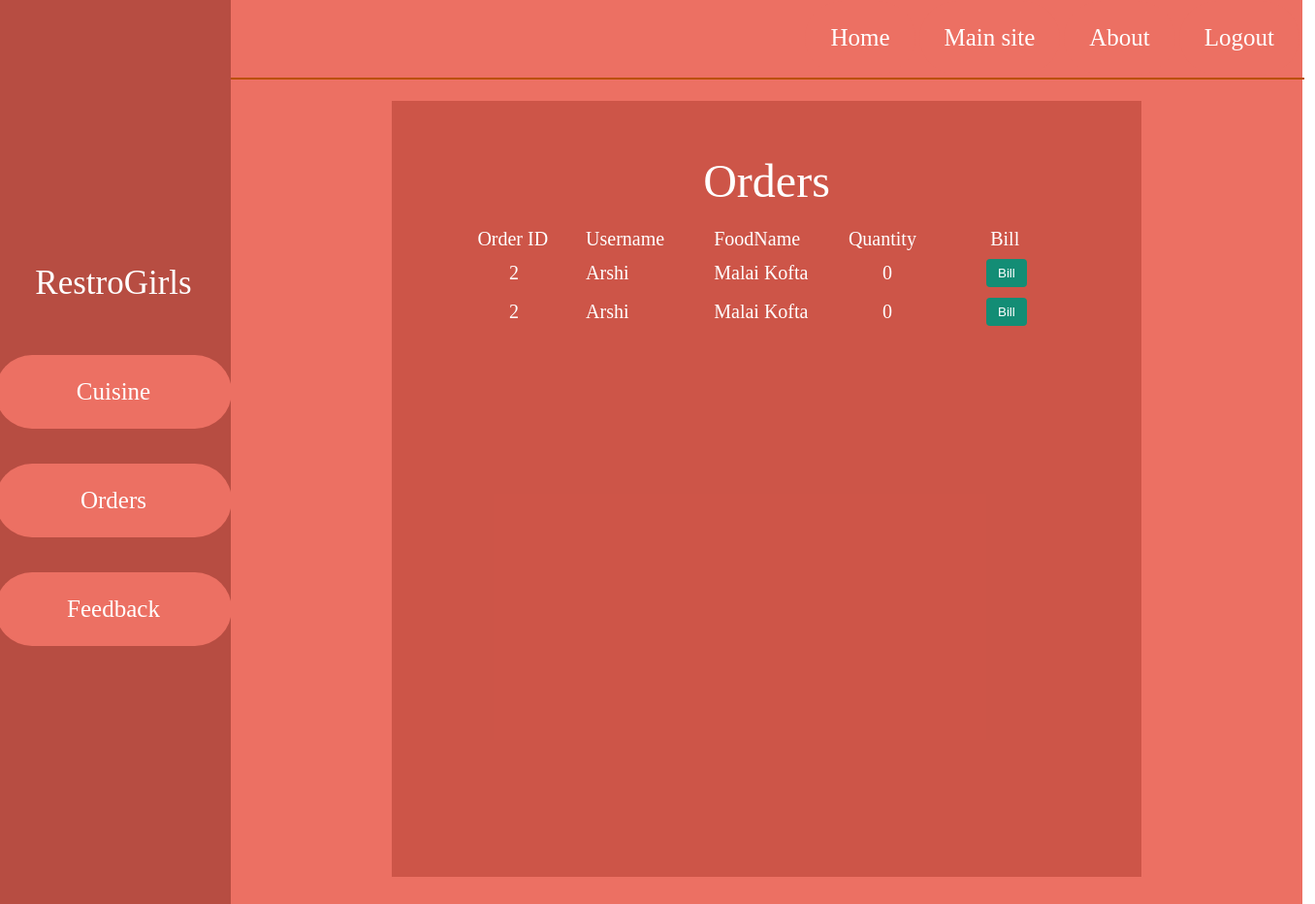
The app's page /admin/order.php with its own data.
### tables this page shows
CREATE TABLE `orders` (
  `orderID` int(4) NOT NULL,
  `username` varchar(10) NOT NULL,
  `foodname` varchar(15) NOT NULL,
  `price` int(11) NOT NULL,
  `quantity` int(3) NOT NULL,
  `date` date NOT NULL
);

### admin/order.php (the view, shortened to what this page needs)
<?php
require('../connection.php');
$tbl_name="orders";
mysqli_select_db($conn,"$db_name") or die("cannot select db");
$result=mysqli_query($conn,"SELECT * FROM $tbl_name");
?>
<html>
<head>
</head>
<body style="margin:5px">
<div style="margin:-8px">
<table>
	<tr>
	<td>
		<div style="margin:-8px">
			<table class="left">
			<tr>
				<td>
					<div style="margin-top:-60px">
						<span class="heading"><center>RestroGirls</center></span>
					</div>
					<br><br><br>
					<div class="topnav">
					<a href="food.php"><div class="MenuBox"><center>Cuisine</center></div></a>
					</div>
					<br><br>
					<div class="topnav">
					<a href="order.php"><div class="MenuBox"><center>Orders</center></div></a>
					</div>
					<br><br>
					<div class="topnav">
					<a href="feedback.php"><div class="MenuBox"><center>Feedback</center></div></a>
					</div>
				</td>
			</table>
		</div>
	</td>
	<td>
		<div style="margin-left:280px margin-top:-60px" class="right">
			<table style="float:right">
			<tr>
				<td>
					<div class="topnav" style="margin-top:-2px">
						<a href="index.php"><div class="MenuBox">Home</div></a>
					</div>
				</td>
				<td>
					<div class="topnav" style="margin-top:-2px">
						<a href="../index.php"><div class="MenuBox">Main site</div></a>
					</div>
				</td>
				<td>
					<div class="topnav" style="margin-top:-2px">
						<a href="../about.php"><div class="MenuBox">About</div></a>
					</div>
				</td>
				<td>
					<div class="topnav" style="margin-top:-2px">
						<a href="../index.php"><div class="MenuBox">Logout</div></a>
					</div>
				</td>
			</tr>
			</table>
			<hr color="rgba(169, 50, 38, 0.9)" width="100%" height="0px">
			<div class="Dashboard">
				<font color="white" family="Times New Roman', Times, serif" size="7"><br><center>Orders</center></font>
				<center><table width="40%">
				<tr>
					<td>
						<br>
						<span class="subHeading" style="margin-left:-270%">Order ID</span>
					</td>
					<td>
						<br>
						<span class="subHeading" style="margin-left:-80%">Username</span>
					</td>
					</td>
					<td>
						<br>
						<span class="subHeading" style="margin-left:-20%">FoodName</span>
					</td>
					<td>
						<br>
						<span class="subHeading" style="margin-left:40%">Quantity</span>
					</td>
					<td>
						<br>
						<span class="subHeading" style="margin-left:240%">Bill</span>
					</td>
				</tr>
				<?php
				while($row=mysqli_fetch_array($result)){ ?>
				<tr style="font-size:5px;">
					<td>
						<br>
						<span class="subHeading" style="margin-left:-200%"><?php echo $row['orderID']; ?></span>
					</td>
					<td>
						<br>
						<span class="subHeading" style="margin-left:-80%"><?php echo $row['username']; ?></span>
					</td>
					<td>
						<br>
						<span class="subHeading" style="margin-left:-20%"><?php echo $row['foodname']; ?></span>
					</td>
					<td>
						<br>
						<span class="subHeading" style="margin-left:90%"><?php echo $row['quantity']; ?></span>
					</td>
					<td>
						<br>
						<a href="BillPDF.php?id=<?php echo $row['orderID']; ?>& user=<?php echo $row['username']; ?>" style="text-decoration:none"><input class="btn" type="submit" value="Bill" style="margin-left:230%"></input></a>
					</td>
				<tr>
				<?php
					}
				?>
				</table></center>
			</div>
</body>
</html>

### admin/order.php (style rules this page uses)
.left { background-color:rgba(176, 58, 46 ,0.9) ; width:250px; height:1000px; }
.right { background-color:rgba(236, 112, 99) ; width:1105px; height:1000px; }
.heading { font-size:35px; font-family:'Times New Roman', Times, serif; color:white; }
.subHeading { font-size:20px; font-family:'Times New Roman', Times, serif; color:white; }
.topnav { overflow: hidden; background: rgba(236, 112, 99); border-radius: 40px; }
.topnav a { display: block; color: #f2f2f2; text-align: center; padding: 14px 16px; border-radius: 40px; text-decoration: none; font-size: 20px; box-shadow: #ddd; bgcolor:#CD6155; }
.MenuBox { border-color: #F2F3F4; background: transparent; color: white; padding: 10px; text-align: center; text-decoration: none; display: block; font-size: 25px; border-radius: 20px; cursor: pointer; }
.btn { background-color: rgb(19, 141, 117) ; color: white; padding: 7px 12px; border:black; border-radius: 4px; cursor:pointer; }
.Dashboard { background-color:rgba(176, 58, 46, 0.5); width: 70%; height: 80%; margin-top: 2%; margin-left: 15%; }

### records on screen
orders: orderID "2", username "Arshi", foodname "Malai Kofta", quantity "0"
orders: orderID "2", username "Arshi", foodname "Malai Kofta", quantity "0"
